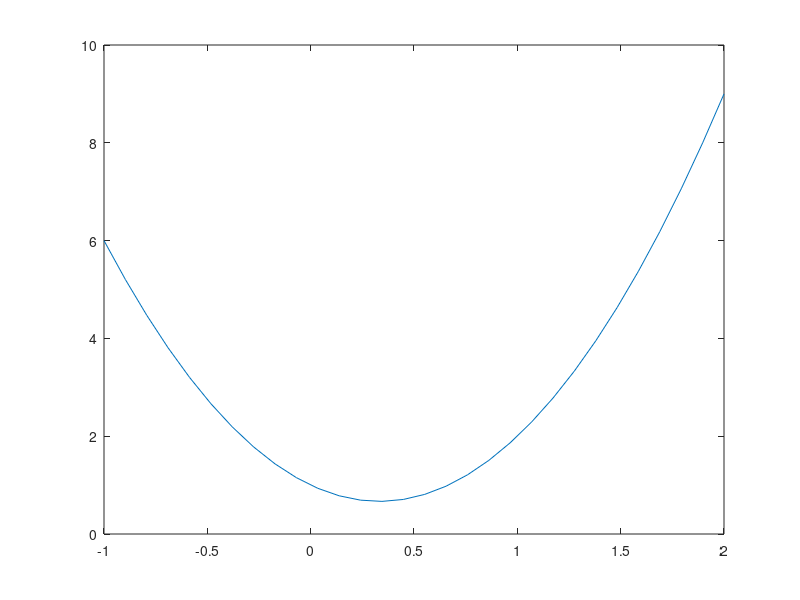

Recreate this plot in MATLAB.
a = [3 -2 1];
xfrom = -1;
xto = 2;
xdiv = 30;

x = linspace(xfrom, xto, xdiv);
y = zeros(1,xdiv);
n = size(a,2) - 1;
for i=1:n
    y = (y + a(i)) .* x;
end
y = y + a(n+1);

plot(x,y);
